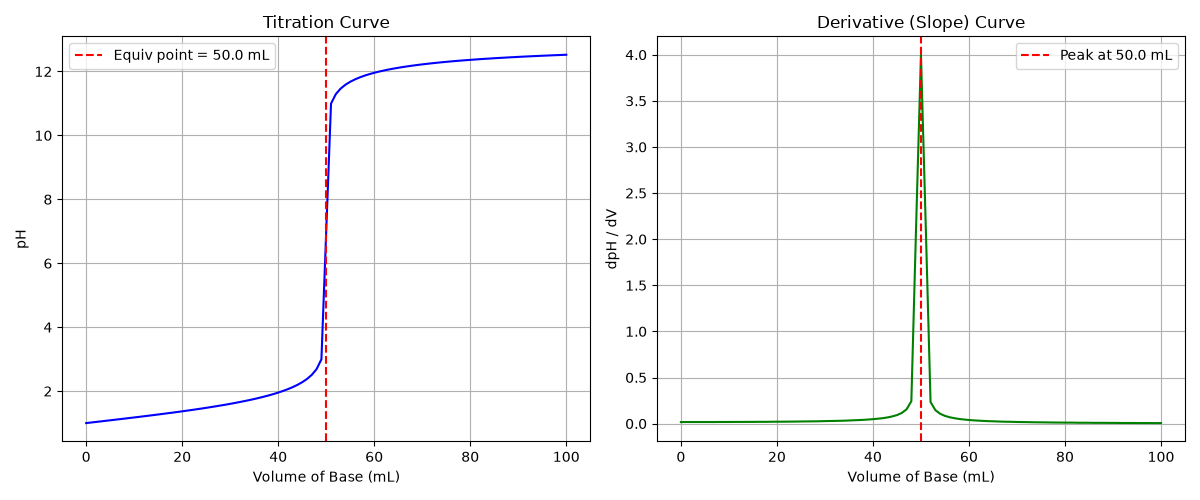

This chart was generated by the following Python code:
import numpy as np
import matplotlib.pyplot as plt

# Read titration.csv
data = np.loadtxt("titration.csv", delimiter=",", skiprows=1)
V = data[:, 0]
pH = data[:, 1]

# Compute slope (dpH / dV)
dpH_dV = np.gradient(pH, V)

# Find volume where slope is maximum
max_idx = np.argmax(dpH_dV)
equiv_vol = V[max_idx]

print(f"Titration equivalence point: {equiv_vol:.2f} mL")

# Plot pH curve and derivative side-by-side
fig, (ax1, ax2) = plt.subplots(1, 2, figsize=(12, 5))

# Panel 1: pH curve
ax1.plot(V, pH, color="blue")
ax1.axvline(equiv_vol, color="red", linestyle="--", label=f"Equiv point = {equiv_vol:.1f} mL")
ax1.set_xlabel("Volume of Base (mL)")
ax1.set_ylabel("pH")
ax1.set_title("Titration Curve")
ax1.legend()
ax1.grid(True)

# Panel 2: Slope dpH/dV
ax2.plot(V, dpH_dV, color="green")
ax2.axvline(equiv_vol, color="red", linestyle="--", label=f"Peak at {equiv_vol:.1f} mL")
ax2.set_xlabel("Volume of Base (mL)")
ax2.set_ylabel("dpH / dV")
ax2.set_title("Derivative (Slope) Curve")
ax2.legend()
ax2.grid(True)

plt.tight_layout()
plt.savefig("titration.png")
print("Saved titration.png successfully!")
